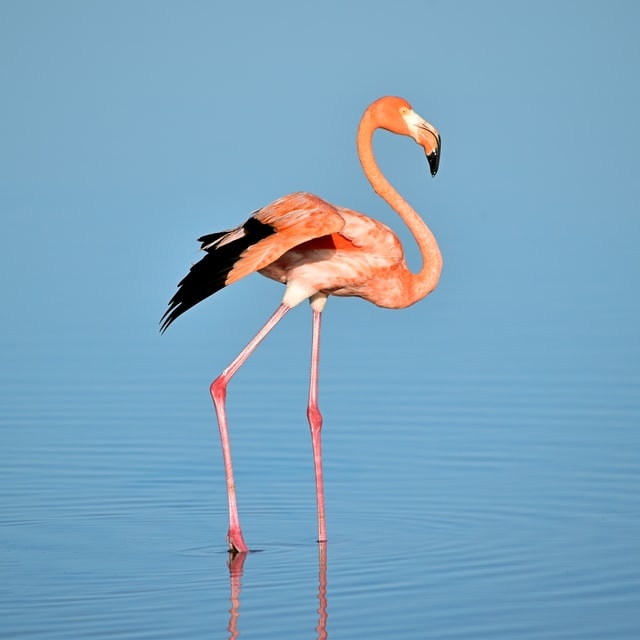
#> input picture task2/flemingo.jpg, 640 x 640 px, found by its file name
$ jupyter execute --allow-errors CV2_image_transformation.ipynb
#> lines starting #> are read from the running program, lines starting #| are printed output that depends on the picture
# Image Transformations

[cell 1]
import numpy as np
import cv2

[cell 2]
img = cv2.imread('./images/flemingo.jpg')
#> img is the input picture: shape (640, 640, 3); mean B, G, R 191.3, 164.6, 123.7

[cell 3]
def display(winame,img):
    cv2.imshow(winame,img)
    cv2.waitKey(0)
    cv2.destroyAllWindows()

[cell 4]
display('bird',img)

# image translation

[cell 5]
tx = 100 # right
ty = 150 # download
M = np.float32([[1,0,tx],
         [0,1,ty]])
M

shifted_img = cv2.warpAffine(img,M,(img.shape[1],img.shape[0]))

#> (a cell that did not finish here is left out)

[cell 7]
def translation(image,tx,ty):
#> called with tx = -100, ty = -150
    M = np.float32([[1,0,tx],
         [0,1,ty]])
    shifted_img = cv2.warpAffine(image,M,(image.shape[1],image.shape[0]))
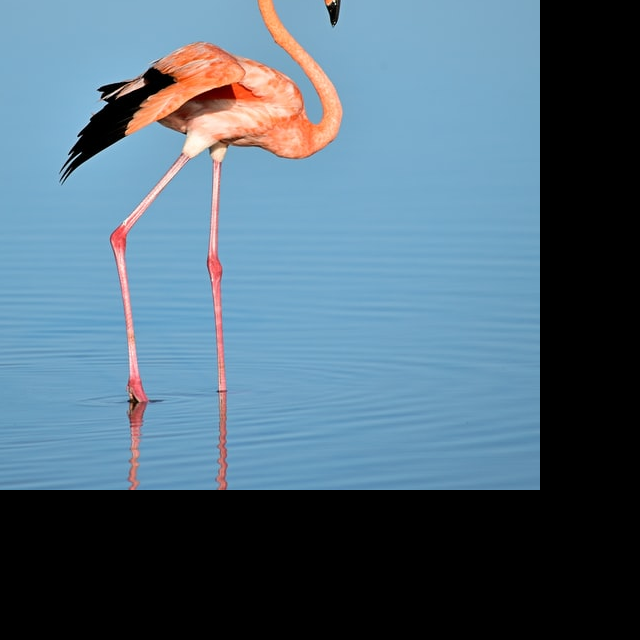
#> shifted_img: shape (640, 640, 3); mean B, G, R 122, 104.8, 79.7
    display('shifted',shifted_img)

[cell 8]
translation(img,-100,-150)

# Rotate

[cell 9]
display('bird',img)

[cell 10]
center = (img.shape[1]//2,img.shape[0]//2)
#> center = (320, 320)

[cell 11]
M = cv2.getRotationMatrix2D(center,45,1)
M

[cell 12]
rotate_45 = cv2.warpAffine(img,M,(img.shape[1],img.shape[0]))
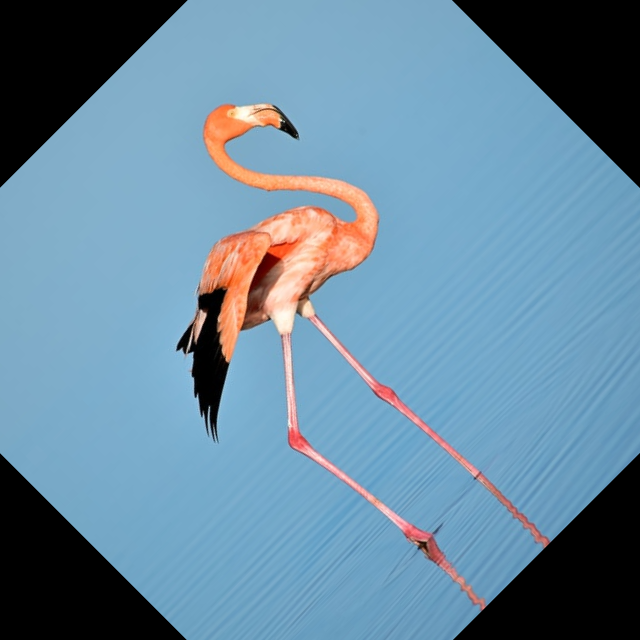
#> rotate_45: shape (640, 640, 3); mean B, G, R 158.8, 137.2, 104.4

[cell 13]
display('rotate 45 anti clock',rotate_45)

[cell 14]
def rotate(image,angle,scale):
#> called with angle = -30, scale = 0.3
    center = (image.shape[1]//2,image.shape[0]//2)
#> center = (320, 320)
    M = cv2.getRotationMatrix2D(center,angle,scale)
    rotate_img = cv2.warpAffine(image,M,(image.shape[1],image.shape[0]))
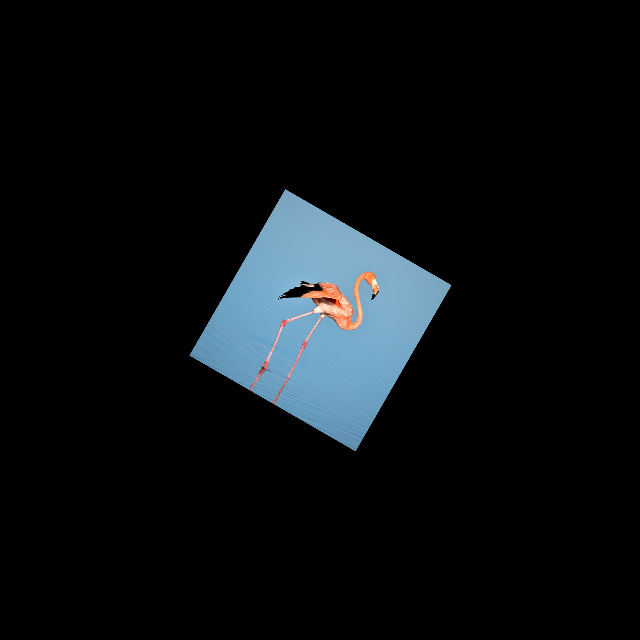
#> rotate_img: shape (640, 640, 3); mean B, G, R 17.2, 14.8, 11.1

    display('rotate',rotate_img)

[cell 15]
rotate(img,-30,0.3)

# Resize

[cell 16]
img.shape
#> Out = (640, 640, 3)

[cell 17]
img_resize = cv2.resize(img,(300,300),interpolation=cv2.INTER_AREA)

[cell 18]
display('resize',img)

[cell 19]
cv2.imshow('orginal',img)
cv2.imshow('resize',img_resize)
cv2.waitKey(0)
cv2.destroyAllWindows()

[cell 20]
img_resize = cv2.resize(img,(400,300),interpolation=cv2.INTER_AREA)
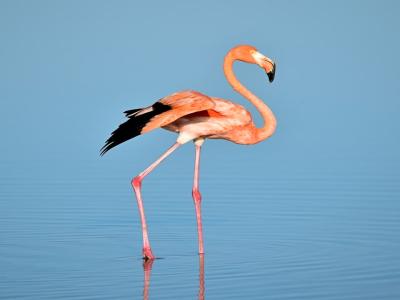
#> img_resize: shape (300, 400, 3); mean B, G, R 191.3, 164.6, 123.7

[cell 21]
cv2.imshow('orginal',img)
cv2.imshow('resize',img_resize)
cv2.waitKey(0)
cv2.destroyAllWindows()

# Flipping

[cell 22]
flip_img = cv2.flip(img,0) # 1,-1,0
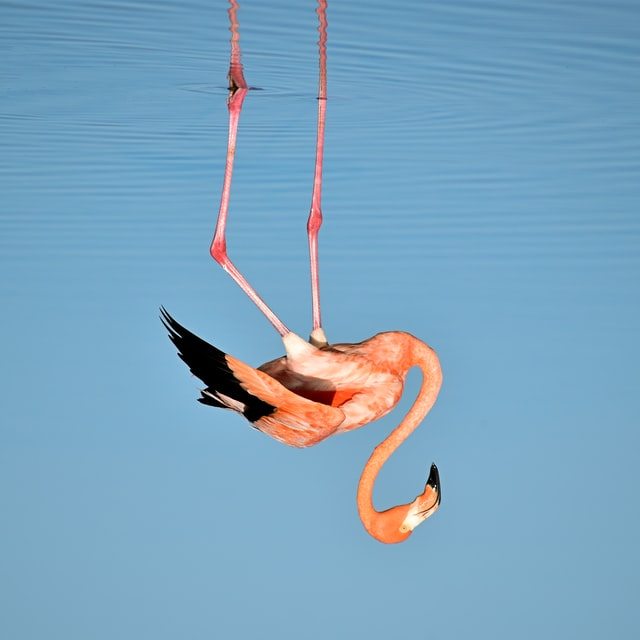
#> flip_img: shape (640, 640, 3); mean B, G, R 191.3, 164.6, 123.7
